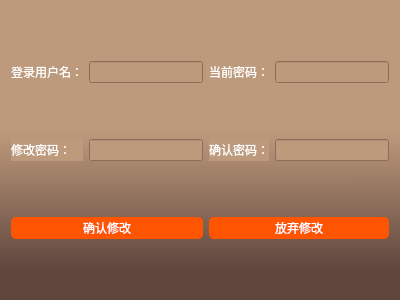
<?xml version="1.0" encoding="UTF-8"?>
<ui version="4.0">
 <class>modify_password</class>
 <widget class="QWidget" name="modify_password">
  <property name="geometry">
   <rect>
    <x>0</x>
    <y>0</y>
    <width>400</width>
    <height>300</height>
   </rect>
  </property>
  <property name="windowTitle">
   <string>Form</string>
  </property>
  <property name="windowIcon">
   <iconset>
    <activeon>:/qt 图标/修改图标/document-write.ico</activeon>
   </iconset>
  </property>
  <property name="styleSheet">
   <string notr="true">QWidget{
background-color: qlineargradient(spread:pad, x1:0.500273, y1:0.438, x2:0.500727, y2:0.909, stop:0 rgba(190, 154, 124, 255), stop:0.971591 rgba(96, 71, 62, 255));
}

QMessageBox {   border-color:#32435E; border-width:1px; border-radius: 3px;
  min-width:30px; min-height:23px;
  /*font-family:&quot;宋体&quot;;font-size:36px;*/
  border-image:url(./config/qss/style_1/images/messageBox_background.png);
  height: 300px;
  width: 200px;
  border: none;
}</string>
  </property>
  <layout class="QGridLayout" name="gridLayout">
   <item row="3" column="2">
    <widget class="QLabel" name="label_4">
     <property name="styleSheet">
      <string notr="true">font: 75 11pt &quot;楷体&quot;;
color: rgb(255, 255, 255);
background-color:rgb(190, 154, 124, 255);</string>
     </property>
     <property name="text">
      <string>确认密码：</string>
     </property>
    </widget>
   </item>
   <item row="3" column="3">
    <widget class="QLineEdit" name="lineEdit_4">
     <property name="styleSheet">
      <string notr="true">font: 75 11pt &quot;楷体&quot;;
color: rgb(255, 255, 255);
background-color:rgb(190, 154, 124, 255);</string>
     </property>
     <property name="echoMode">
      <enum>QLineEdit::Password</enum>
     </property>
    </widget>
   </item>
   <item row="0" column="0">
    <widget class="QLabel" name="label">
     <property name="styleSheet">
      <string notr="true">font: 75 11pt &quot;楷体&quot;;
color: rgb(255, 255, 255);
background-color:rgb(190, 154, 124, 255);</string>
     </property>
     <property name="text">
      <string>登录用户名：</string>
     </property>
    </widget>
   </item>
   <item row="3" column="0">
    <widget class="QLabel" name="label_3">
     <property name="styleSheet">
      <string notr="true">font: 75 11pt &quot;楷体&quot;;
color: rgb(255, 255, 255);
background-color:rgb(190, 154, 124, 255);</string>
     </property>
     <property name="text">
      <string>修改密码：</string>
     </property>
    </widget>
   </item>
   <item row="0" column="1">
    <widget class="QLineEdit" name="lineEdit">
     <property name="styleSheet">
      <string notr="true">font: 75 11pt &quot;楷体&quot;;
color: rgb(255, 255, 255);
background-color:rgb(190, 154, 124, 255);</string>
     </property>
    </widget>
   </item>
   <item row="3" column="1">
    <widget class="QLineEdit" name="lineEdit_3">
     <property name="styleSheet">
      <string notr="true">font: 75 11pt &quot;楷体&quot;;
color: rgb(255, 255, 255);
background-color:rgb(190, 154, 124, 255);</string>
     </property>
     <property name="echoMode">
      <enum>QLineEdit::Password</enum>
     </property>
    </widget>
   </item>
   <item row="0" column="3">
    <widget class="QLineEdit" name="lineEdit_2">
     <property name="styleSheet">
      <string notr="true">font: 75 11pt &quot;楷体&quot;;
color: rgb(255, 255, 255);
background-color:rgb(190, 154, 124, 255);</string>
     </property>
    </widget>
   </item>
   <item row="0" column="2">
    <widget class="QLabel" name="label_2">
     <property name="styleSheet">
      <string notr="true">font: 75 11pt &quot;楷体&quot;;
color: rgb(255, 255, 255);
background-color:rgb(190, 154, 124, 255);</string>
     </property>
     <property name="text">
      <string>当前密码：</string>
     </property>
    </widget>
   </item>
   <item row="4" column="0" colspan="2">
    <widget class="QPushButton" name="pushButton">
     <property name="styleSheet">
      <string notr="true">
QPushButton{  
color:rgb(255, 255, 255);
font: 75 10pt &quot;微软雅黑&quot;;
border-style:solid;  
background-color:rgb(255, 85, 0);
border-radius:5px;padding:2px 4px;/*border-radius控制圆角大小*/  
}  
QPushButton:hover{  /*鼠标放上后*/  
color:rgb(255, 255, 255);  
min-height:20;  
border-style:solid;  
border-top-left-radius:2px;  
border-top-right-radius:2px;  
background-color:rgb(190, 154, 124, 255);
border:1px;  
border-radius:5px;padding:2px 4px;  
}  
QPushButton:pressed{ /*按下按钮后*/  
color:rgb(255, 255, 255);  
min-height:20;  
border-style:solid;  
border-top-left-radius:2px;  
border-top-right-radius:2px;  
background: qlineargradient(x1: 0, y1: 0, x2: 0, y2: 1, stop:0 rgb(226,236,241),   
                            stop: 0.3 rgb(190,190,190),  
                              stop: 1 rgb(160,160,160));  
border:1px;  
border-radius:5px;padding:2px 4px;  
}  
QPushButton:checked{    /*选中后*/  
color:rgb(255, 255, 255);  
min-height:20;  
border-style:solid;  
border-top-left-radius:2px;  
border-top-right-radius:2px;  
background: qlineargradient(x1: 0, y1: 0, x2: 0, y2: 1, stop:0 rgb(226,236,241),   
                            stop: 0.3 rgb(190,190,190),  
                              stop: 1 rgb(160,160,160));  
border:1px;  
border-radius:5px;padding:2px 4px;  
}  </string>
     </property>
     <property name="text">
      <string>确认修改</string>
     </property>
    </widget>
   </item>
   <item row="4" column="2" colspan="2">
    <widget class="QPushButton" name="pushButton_2">
     <property name="styleSheet">
      <string notr="true">
QPushButton{  
color:rgb(255, 255, 255);
font: 75 10pt &quot;微软雅黑&quot;;
border-style:solid;  
background-color:rgb(255, 85, 0);
border-radius:5px;padding:2px 4px;/*border-radius控制圆角大小*/  
}  
QPushButton:hover{  /*鼠标放上后*/  
color:rgb(255, 255, 255);  
min-height:20;  
border-style:solid;  
border-top-left-radius:2px;  
border-top-right-radius:2px;  
background-color:rgb(190, 154, 124, 255);
border:1px;  
border-radius:5px;padding:2px 4px;  
}  
QPushButton:pressed{ /*按下按钮后*/  
color:rgb(255, 255, 255);  
min-height:20;  
border-style:solid;  
border-top-left-radius:2px;  
border-top-right-radius:2px;  
background: qlineargradient(x1: 0, y1: 0, x2: 0, y2: 1, stop:0 rgb(226,236,241),   
                            stop: 0.3 rgb(190,190,190),  
                              stop: 1 rgb(160,160,160));  
border:1px;  
border-radius:5px;padding:2px 4px;  
}  
QPushButton:checked{    /*选中后*/  
color:rgb(255, 255, 255);  
min-height:20;  
border-style:solid;  
border-top-left-radius:2px;  
border-top-right-radius:2px;  
background: qlineargradient(x1: 0, y1: 0, x2: 0, y2: 1, stop:0 rgb(226,236,241),   
                            stop: 0.3 rgb(190,190,190),  
                              stop: 1 rgb(160,160,160));  
border:1px;  
border-radius:5px;padding:2px 4px;  
}  </string>
     </property>
     <property name="text">
      <string>放弃修改</string>
     </property>
    </widget>
   </item>
  </layout>
 </widget>
 <resources/>
 <connections/>
</ui>
